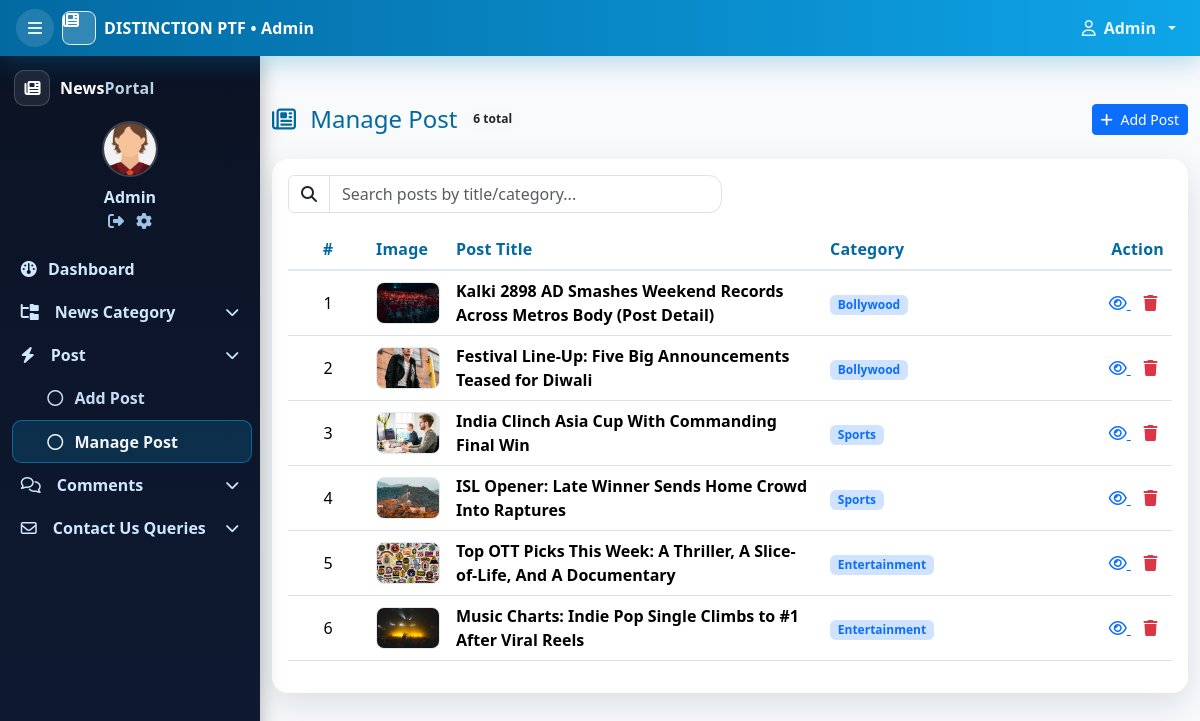
Screenshot of /view_post (signed in) with the database file from the repository.
### news/models.py (models this page shows, shortened)
class Newspost(models.Model):
    posttitle = models.CharField(max_length=500)
    category = models.ForeignKey(Category, on_delete=models.CASCADE)
    postdetail = models.TextField()
    postimage = models.FileField(null=True)
    postdate = models.DateField()

class Category(models.Model):
    categoryname = models.CharField(max_length=100)

### news/views.py (the view)
# urls.py: path('view_post',view_post,name='view_post'),
def view_post(request):
    if not request.user.is_authenticated:
        return redirect('login')
    newspost = Newspost.objects.all()
    d = {'newspost': newspost}
    return render(request, 'view_post.html', d)

### news/templates/view_post.html (shortened to what this page needs)
{% load static %}
{% block body %}
<!doctype html>
<html lang="en">
<head>
  <link href="https://cdn.jsdelivr.net/npm/bootstrap@5.3.3/dist/css/bootstrap.min.css" rel="stylesheet"/>
  <link href="https://cdnjs.cloudflare.com/ajax/libs/font-awesome/6.5.2/css/all.min.css" rel="stylesheet"/>
</head>
<body>
  {% include 'sidebar.html' %}
  {% include 'admin_nav.html' %}
  <main id="main-container" class="with-sidebar">
    <div class="container-fluid py-4 py-lg-5">
      <div class="d-flex align-items-center justify-content-between flex-wrap gap-2 mb-4">
        <div class="d-flex align-items-center gap-2">
          <h1 class="h4 mb-0" style="color:var(--primary-2)">
            <i class="fa-regular fa-newspaper me-2"></i> Manage Post
          </h1>
          <span class="badge bg-light text-dark badge-count">{{ newspost|length }} total</span>
        </div>
        <div class="d-flex gap-2">
          <a href="{% url 'add_post' %}" class="btn btn-sm btn-primary">
            <i class="fa-solid fa-plus me-1"></i> Add Post
          </a>
        </div>
      </div>
      <div class="card card-glass">
        <div class="card-body">
          <div class="row g-3 align-items-center search-wrap mb-3">
            <div class="col-md-6">
              <div class="input-group">
                <span class="input-group-text bg-white"><i class="fa-solid fa-magnifying-glass"></i></span>
                <input type="text" id="tableSearch" class="form-control" placeholder="Search posts by title/category...">
              </div>
            </div>
          </div>
          <div class="table-responsive">
            <table class="table align-middle" id="postTable">
              <thead>
                <tr>
                  <th style="width:80px" class="text-center">#</th>
                  <th style="width:80px">Image</th>
                  <th>Post Title</th>
                  <th style="width:220px">Category</th>
                  <th style="width:130px" class="text-end">Action</th>
                </tr>
              </thead>
              <tbody>
              {% for i in newspost %}
                <tr>
                  <td class="text-center">{{ forloop.counter }}</td>
                  <td>
                    {% if i.postimage %}
                      <img class="thumb" src="{{ i.postimage.url }}" alt="{{ i.posttitle }}">
                    {% else %}
                      <span class="text-muted">—</span>
                    {% endif %}
                  </td>
                  <td class="fw-semibold">{{ i.posttitle }}</td>
                  <td>
                    <span class="badge bg-primary-subtle text-primary">{{ i.category.categoryname }}</span>
                  </td>
                  <td class="text-end">
                    <a class="action-btn action-view" href="{% url 'post_detail' i.id %}" title="View">
                      <i class="fa-regular fa-eye"></i>
                    </a>
                    <button class="action-btn action-del"
                            data-delete-url="{% url 'delete_post' i.id %}"
                            title="Delete">
                      <i class="fa-solid fa-trash"></i>
                    </button>
                  </td>
                </tr>
              {% empty %}
                <tr>
                  <td colspan="5" class="text-center text-muted py-4">
                    <i class="fa-regular fa-face-meh-blank me-1"></i> No posts found.
                  </td>
                </tr>
              {% endfor %}
              </tbody>
            </table>
          </div>
        </div>
      </div>
    </div>
  </main>
</body>
</html>
{% endblock %}

### news/templates/sidebar.html (shortened to what this page needs)
{% load static %}
<nav id="sidebar" class="admin-sidebar">
  <div class="sidebar-scroll">
    <div class="sb-brand">
      <span class="chip"><i class="fa-solid fa-newspaper"></i></span>
      <div class="hide-when-collapsed">
        <a href="{% url 'admin_home' %}" class="text-decoration-none">
          <div class="sb-title">News<span class="muted">Portal</span></div>
        </a>
      </div>
    </div>
    <div class="sb-user">
      <img src="{% static 'adminassets/img/avatars/avatarboy729.png' %}" alt="avatar">
      <div class="name hide-when-collapsed text-capitalize">{{ request.user.username }}</div>
      <div class="actions hide-when-collapsed">
        <a href="{% url 'logout' %}" class="me-2" title="Sign out"><i class="fa-solid fa-right-from-bracket"></i></a>
        <a href="{% url 'changepassword' %}" title="Settings"><i class="fa-solid fa-gear"></i></a>
      </div>
    </div>
<div class="px-2 sb-nav">
  <a href="{% url 'admin_home' %}"
     class="nav-link {% if request.resolver_match.url_name == 'admin_home' %}active{% endif %}">
    <i class="fa-solid fa-gauge"></i>
    <span class="hide-when-collapsed">Dashboard</span>
  </a>
  {% with rn=request.resolver_match.url_name %}
  <a class="nav-link d-flex justify-content-between align-items-center"
     data-bs-toggle="collapse" href="#categoryMenu" role="button"
     aria-expanded="{% if rn == 'add_category' or rn == 'view_category' %}true{% else %}false{% endif %}"
     aria-controls="categoryMenu">
    <span class="d-flex align-items-center gap-3">
      <i class="fa-solid fa-folder-tree"></i>
      <span class="hide-when-collapsed">News Category</span>
    </span>
    <i class="fa-solid fa-chevron-down hide-when-collapsed small"></i>
  </a>
  <a class="nav-link d-flex justify-content-between align-items-center"
     data-bs-toggle="collapse" href="#postMenu" role="button"
     aria-expanded="{% if rn == 'add_post' or rn == 'view_post' %}true{% else %}false{% endif %}"
     aria-controls="postMenu">
    <span class="d-flex align-items-center gap-3">
      <i class="fa-solid fa-bolt"></i>
      <span class="hide-when-collapsed">Post</span>
    </span>
    <i class="fa-solid fa-chevron-down hide-when-collapsed small"></i>
  </a>
  <div class="collapse {% if rn == 'add_post' or rn == 'view_post' %}show{% endif %} sb-sub ps-1" id="postMenu">
    <a href="{% url 'add_post' %}" class="nav-link {% if rn == 'add_post' %}active{% endif %}">
      <i class="fa-regular fa-circle"></i> <span class="hide-when-collapsed">Add Post</span>
    </a>
    <a href="{% url 'view_post' %}" class="nav-link {% if rn == 'view_post' %}active{% endif %}">
      <i class="fa-regular fa-circle"></i> <span class="hide-when-collapsed">Manage Post</span>
    </a>
  </div>
  <a class="nav-link d-flex justify-content-between align-items-center"
     data-bs-toggle="collapse" href="#commentMenu" role="button"
     aria-expanded="{% if rn == 'unapproved_comment' or rn == 'approved_comment' %}true{% else %}false{% endif %}"
     aria-controls="commentMenu">
    <span class="d-flex align-items-center gap-3">
      <i class="fa-regular fa-comments"></i>
      <span class="hide-when-collapsed">Comments</span>
    </span>
    <i class="fa-solid fa-chevron-down hide-when-collapsed small"></i>
  </a>
  <a class="nav-link d-flex justify-content-between align-items-center"
     data-bs-toggle="collapse" href="#queryMenu" role="button"
     aria-expanded="{% if rn == 'unread_queries' or rn == 'read_queries' %}true{% else %}false{% endif %}"
     aria-controls="queryMenu">
    <span class="d-flex align-items-center gap-3">
      <i class="fa-regular fa-envelope"></i>
      <span class="hide-when-collapsed">Contact Us Queries</span>
    </span>
    <i class="fa-solid fa-chevron-down hide-when-collapsed small"></i>
  </a>
  {% endwith %}
</div>
  </div>
</nav>

### news/templates/admin_nav.html (shortened to what this page needs)
{% load static %}
<header id="page-header" class="admin-topbar">
  <nav class="navbar navbar-expand-lg">
    <div class="container-fluid px-3">
      <div class="d-flex align-items-center gap-2">
        <button type="button" class="btn-icon" id="sidebarToggleBtn" aria-label="Toggle sidebar">
          <i class="fa-solid fa-bars"></i>
        </button>
        <a href="{% url 'admin_home' %}" class="brand text-decoration-none">
          <span class="d-inline-grid place-items-center rounded-3 border border-light-subtle"
                style="width:34px;height:34px;background:rgba(255,255,255,.18)">
            <i class="fa-solid fa-newspaper"></i>
          </span>
          <span>DISTINCTION PTF  • Admin</span>
        </a>
      </div>
      <ul class="navbar-nav ms-auto align-items-center">
        <li class="nav-item dropdown">
          <a class="nav-link dropdown-toggle text-capitalize d-flex align-items-center gap-2"
             href="#" role="button" data-bs-toggle="dropdown" aria-expanded="false">
            <i class="fa-regular fa-user"></i>
            {{ request.user.username }}
          </a>
        </li>
      </ul>
    </div>
  </nav>
</header>

### news/templates/view_post.html (style rules this page uses)
:root { --ink:#0f172a; --muted:#64748b; --primary:#0ea5e9; --primary-2:#0369a1; }
body { background:#f8fafc; color:var(--ink); }
.with-sidebar { margin-left:260px; transition:margin-left .2s ease; }
.card-glass { border:0; border-radius:1rem; background:#fff; box-shadow:0 12px 34px rgba(15,23,42,.12); }
.table thead th { font-weight:800; letter-spacing:.2px; color:var(--primary-2); border-bottom:2px solid #e2e8f0; }
.table td { vertical-align: middle; }
.search-wrap .form-control { border-radius:.8rem; }
.badge-count { font-weight:700; border-radius:999px; }
.thumb { width:64px; height:42px; object-fit:cover; border-radius:.5rem; border:1px solid #e2e8f0; }
.action-btn { border:0; background:none; padding:.25rem .4rem; }
.action-view { color:#0d6efd; }
.action-del { color:#dc3545; }

### news/templates/sidebar.html (style rules this page uses)
:root { --sb-bg: #0b1324; --sb-bg-2: #0f1a33; --sb-ink: #cfe8ff; --sb-ink-dim: #9cc3e6; --sb-accent: #0ea5e9; }
.admin-sidebar { position: fixed; inset: 56px auto 0 0; width: 260px; background: linear-gradient(180deg, var(--sb-bg), var(--sb-bg-2)); color: var(--sb-ink); z-index: 1020; display:flex; flex-direction:column; transition: width .2s ease; box-shadow: 2px 0 18px rgba(0,0,0,.25); }
.with-sidebar { margin-left: 260px; transition: margin-left .2s ease; }
.admin-sidebar .sidebar-scroll { overflow-y: auto; overflow-x: hidden; }
.sb-brand { display:flex; align-items:center; gap:.6rem; padding: .9rem .9rem 0 .9rem; }
.sb-brand .chip { width:36px; height:36px; border-radius:10px; display:grid; place-items:center; background: rgba(255,255,255,.08); border:1px solid rgba(255,255,255,.18); color:#fff; }
.sb-title { font-weight:800; letter-spacing:.2px; color:#fff; line-height:1; }
.sb-title .muted { color:var(--sb-ink); opacity:.9; }
.sb-user { padding: .9rem; text-align:center; }
.sb-user img { width:56px; height:56px; border-radius:50%; object-fit:cover; border:2px solid rgba(255,255,255,.2); }
.sb-user .name { margin-top:.5rem; font-weight:700; }
.sb-user .actions a { color: var(--sb-ink-dim); text-decoration:none; }
.sb-nav .nav-link { color: var(--sb-ink); border-radius:.6rem; padding:.6rem .8rem; display:flex; align-items:center; gap:.7rem; font-weight:600; }
.sb-nav .nav-link.active { background: rgba(14,165,233,.18); color:#fff; box-shadow: inset 0 0 0 1px rgba(14,165,233,.5); }
.sb-sub .nav-link { padding-left: 2.2rem; font-weight:600; opacity:.95; }

### news/templates/admin_nav.html (style rules this page uses)
:root { --ink:#0f172a; --muted:#64748b; --primary:#0ea5e9; --primary-2:#0369a1; }
.admin-topbar { position: sticky; top:0; z-index:1030; background: linear-gradient(90deg, var(--primary-2), var(--primary)); box-shadow: 0 8px 24px rgba(2,132,199,.25); }
.admin-topbar .brand { color:#fff !important; font-weight:800; letter-spacing:.2px; display:flex; align-items:center; gap:.5rem; }
.admin-topbar .btn-icon { border:0; border-radius: 50%; width:38px; height:38px; display:inline-grid; place-items:center; color:#e6f6ff; background:rgba(255,255,255,.12); transition: transform .15s ease, background .15s ease; }
.admin-topbar .nav-link, .admin-topbar .dropdown-toggle { color:#e6f6ff !important; font-weight:600; }

### rows the page displays
Newspost: postimage (picture), posttitle "Kalki 2898 AD Smashes Weekend Records Across Metros Body (Post Detail)", category.categoryname "Bollywood"
Newspost: postimage (picture), posttitle "Festival Line-Up: Five Big Announcements Teased for Diwali", category.categoryname "Bollywood"
Newspost: postimage (picture), posttitle "India Clinch Asia Cup With Commanding Final Win", category.categoryname "Sports"
Newspost: postimage (picture), posttitle "ISL Opener: Late Winner Sends Home Crowd Into Raptures", category.categoryname "Sports"
Newspost: postimage (picture), posttitle "Top OTT Picks This Week: A Thriller, A Slice-of-Life, And A Documentary", category.categoryname "Entertainment"
Newspost: postimage (picture), posttitle "Music Charts: Indie Pop Single Climbs to #1 After Viral Reels", category.categoryname "Entertainment"

### other values shown
{{ request.user.username }} "Admin"
{{ newspost|length }} "6"
